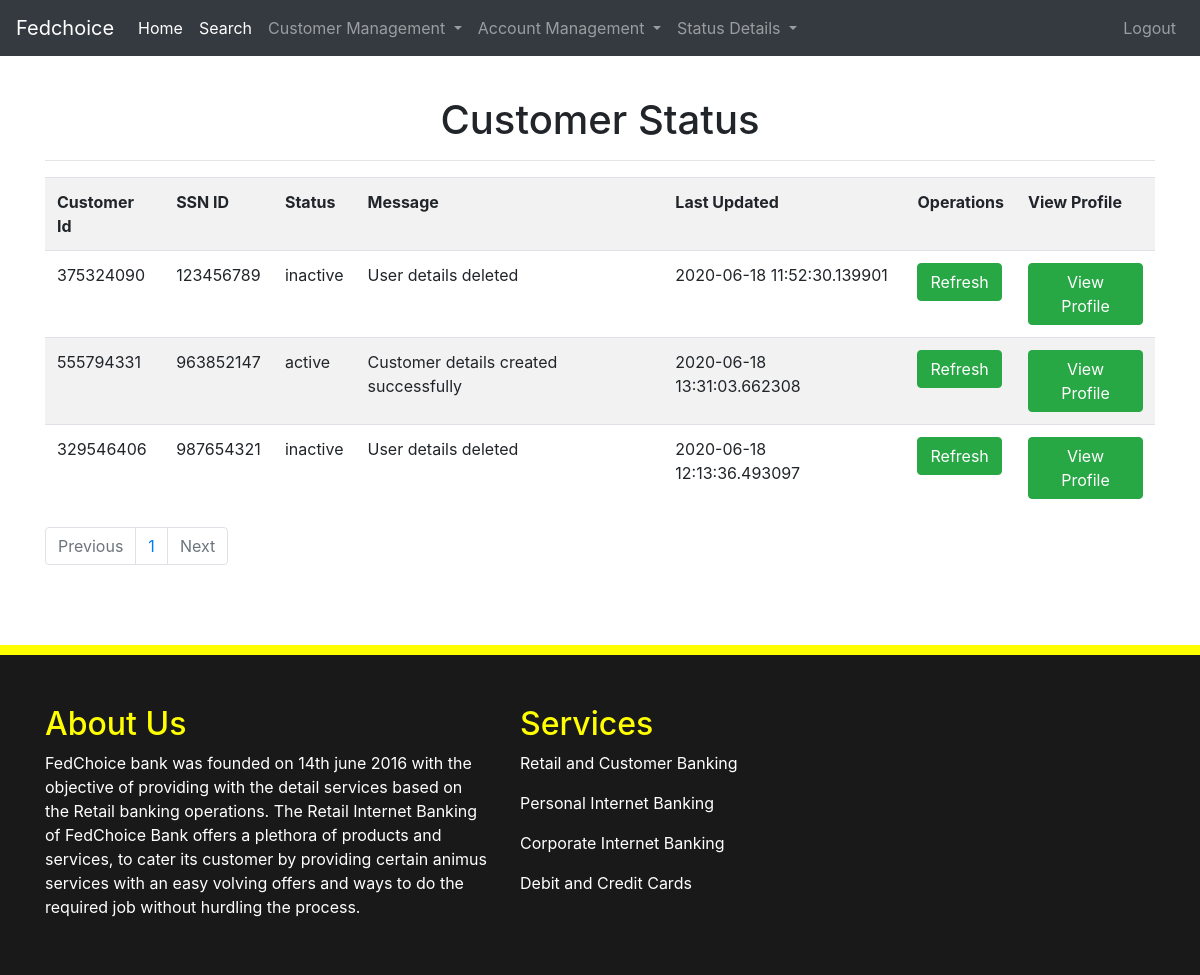
Screenshot of /customer_status/ (signed in) with the database file from the repository.
### app.py (models this page shows)
class customerstatus(db.Model):
    __tablename__ = 'customerstatus'
    ssn_id = Column(Integer, primary_key=True, unique=True)
    customer_id = Column(Integer, unique=True)
    status = Column(String)
    message = Column(String)
    last_updated = Column(DateTime, default=datetime.datetime.now)

### app.py (the view)
@app.route('/customer_status/', methods=['POST', 'GET'])
@app.route('/customer_status/<int:page_num>', methods=['POST', 'GET'])
@requires_access_level(ACCESS['executive'])
def customer_status(page_num=1):
    test = customerstatus.query.paginate(
        per_page=10, page=page_num, error_out=True)
    return render_template('customer_status.html', lists=test)

### app.py (called while the page is built)
def requires_access_level(access_level):
    def decorator(f):
        @wraps(f)
        def decorated_function(*args, **kwargs):
            if not session.get('username'):
                return redirect(url_for('login'))
            username = session['username']
            test = Userstore.query.filter_by(username=username).first()
            user = User(test.username, test.access)
            if not user.is_executive(access_level):
                flash("You do not have access to that page. Sorry!", 'danger')
                return redirect(url_for('home'))
            elif not user.is_cahier(access_level):
                flash("You do not have access to that page. Sorry!", 'danger')
                return redirect(url_for('home'))
            return f(*args, **kwargs)
        return decorated_function
    return decorator

@app.context_processor
def utility_processor():
    def excel(file):
        df_json = pd.DataFrame(file,columns = ['trxcn_id', 'account_id','description', 'amount', 'trxcn_date'])
        df_json.columns=['Transaction Id','Account Id','Description','Amount','Transaction Date']
        df_json.to_csv('statement.csv')
    return dict(excel=excel)

    def is_executive(self, access_level):
        return self.access == access_level

    def is_cahier(self, access_level):
        return self.access == access_level

### templates/customer_status.html (shortened to what this page needs)
{% extends 'layout.html' %}
{% block body %}
<br>
<br>
<br>
<br>
<h1 style="text-align:center">Customer Status</h1>
<hr>
<table class="table table-striped">
    <tr>
        <th>Customer Id</th>
        <th>SSN ID</th>
        <th>Status</th>
        <th>Message</th>
        <th>Last Updated</th>
        <th>Operations</th>
        <th>View Profile</th>
    </tr>
    {% for list in lists.items %}
    <tr>
        <td>{{list.customer_id}}</td>
        <td>{{list.ssn_id}}</td>
        <td>{{list.status}}</td>
        <td>{{list.message}}</td>
        <td>{{list.last_updated}}</td>
        <td><a href="{{ url_for('customer_status') }}" class="btn btn-success">Refresh</a></td>
        <td><a href="/view_profile/{{list.ssn_id}}" class="btn btn-success">View Profile</a></td>
    </tr>
    {% endfor %}
</table>
<ul class="pagination">
    {% if lists.has_prev %}
     <li class="page-item"><a class="page-link" href="{{ url_for('customer_status', page_num=lists.prev_num) }}">Previous</a></li>
    {% else %}
     <li class="page-item disabled"><span class="page-link">Previous</span>
    {% endif %}
     </li>
    {% for page in lists.iter_pages(left_edge=3, right_edge=3) %}
    {% if page %}
     <li class="page-item"><a class="page-link" href="{{ url_for('customer_status', page_num=page) }}">{{ page }}</a></li>
    {% else %}
     <li class="page-item disabled" id="example_ellipsis"><a href="#" class="page-link">…</a></li>
    {% endif %}
    {% endfor %}
    {% if lists.has_next %}
     <li class="page-item"><a class="page-link" href="{{ url_for('customer_status', page_num=lists.next_num) }}">Next</a></li>
    {% else %}
     <li class="page-item disabled"><span class="page-link">Next</span>
    {% endif %}
     </ul>
{% endblock %}

### templates/layout.html (shortened to what this page needs)
<!DOCTYPE html>
<html>
    <head>
        <link rel="stylesheet" href="https://stackpath.bootstrapcdn.com/bootstrap/4.5.0/css/bootstrap.min.css">
        <link rel="stylesheet" href="https://maxcdn.bootstrapcdn.com/bootstrap/4.5.0/css/bootstrap.min.css">
    </head>
    <body>
        {% include 'includes/_navbar.html' %}
        <div class="container">
        {% block body %} {% endblock %}
         </div>
             {% include 'includes/footer.html' %}
    </body>
</html>

### templates/includes/_navbar.html (shortened to what this page needs)
<nav class="navbar navbar-expand-md navbar-dark bg-dark fixed-top">
    <a class="navbar-brand" href="#">Fedchoice</a>
    <div class="collapse navbar-collapse" id="navbarsExampleDefault">
      <ul class="navbar-nav mr-auto">
        <li class="nav-item active">
          <a class="nav-link" href="/">Home <span class="sr-only">(current)</span></a>
        </li>
        {% if session.logged_in %}
        <li class="nav-item active">
          <a class="nav-link" href="/customer_search">Search <span class="sr-only">(current)</span></a>
        </li>
        <li class="nav-item dropdown">
          <a class="nav-link dropdown-toggle" href="#" id="navbardrop" data-toggle="dropdown">
            Customer Management
          </a>
        </li>
        <li class="nav-item dropdown">
          <a class="nav-link dropdown-toggle" href="#" id="navbardrop" data-toggle="dropdown">
            Account Management
          </a>
        </li>
        <li class="nav-item dropdown">
          <a class="nav-link dropdown-toggle" href="#" id="navbardrop" data-toggle="dropdown">
            Status Details
          </a>
        </li>
        {% endif %}
      </ul>
      <ul class="nav navbar-nav navbar-right">
        {% if session.logged_in %}
        <li><a class="nav-link" href="/logout">Logout</a></li>
        {% else %}
        <li><a class="nav-link" href="/login">Login</a></li>
        {% endif %}
      </ul>
    </div>
  </nav>

### templates/includes/footer.html
<div style="background-color: yellow; height: 10px; margin-top: 80px;"></div>
<div  style="background-color: #000000e6;color: white;padding-top:50px; padding-bottom:40px;width: 100%;">
<footer class="container">
	<div class="row">
		<div class="col-sm-5">
			<h2 style="color:yellow;">About Us</h2>
			<p>FedChoice bank was founded on 14th june 2016 with the objective of providing
				with the detail services based on the Retail banking operations. The Retail Internet Banking of FedChoice Bank offers a plethora of products and services, to cater its customer by providing certain animus services with an easy volving offers and ways to do the required job without hurdling the process.</p>
		</div>
		<div class="col-sm-3">
			<h2 style="color: yellow;">Services</h2>
			<p>Retail and Customer Banking</p>
			<p>Personal Internet Banking</p>
			<p>Corporate Internet Banking</p>
			<p>Debit and Credit Cards</p>
		</div>
	</div>
</footer>
</div>

### rows the page displays
customerstatus: customer_id "375324090", ssn_id "123456789", status "inactive", message "User details deleted", last_updated "2020-06-18 11:52:30.139901"
customerstatus: customer_id "555794331", ssn_id "963852147", status "active", message "Customer details created successfully", last_updated "2020-06-18 13:31:03.662308"
customerstatus: customer_id "329546406", ssn_id "987654321", status "inactive", message "User details deleted", last_updated "2020-06-18 12:13:36.493097"

### other values shown
{{ page }} "1"
